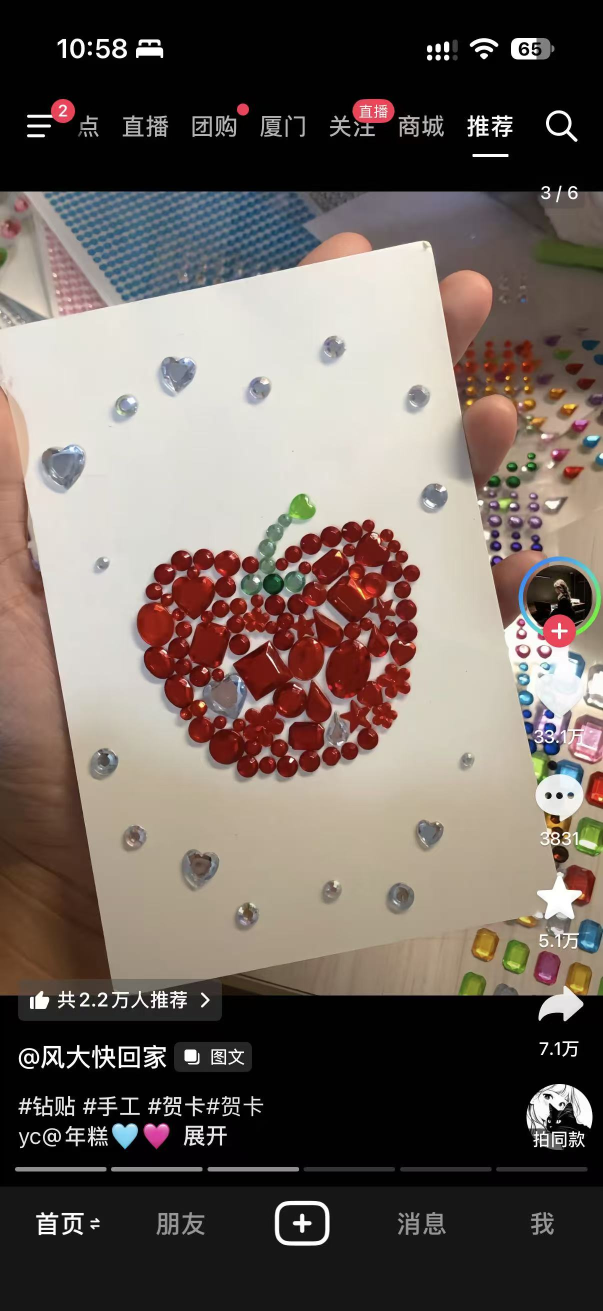
#> input picture 素材库/钻石画作品参考/01-苹果.jpg, 1206 x 2622 px, found by its file name (shown at 1/2 size)
$ python pipeline_ref_to_template.py
#> lines starting #> are read from the running program, lines starting #| are printed output that depends on the picture; after the words box and inside, x2 and y2 are one past the last pixel; in counts of white or black regions, pixels touching at a corner belong together
"""参考图 → 可玩密铺模板 管线
用法: python3 pipeline_ref_to_template.py
规则详见 模板规范-v1.md(A/B/C 三档生成,本脚本为 B/C 档自动部分)
"""
import os, json, math, random
import numpy as np
from PIL import Image, ImageDraw, ImageFilter

CANVAS = 360
TIERS = [("L", 30), ("M", 22), ("S", 15)]
TRIALS = [60000, 40000, 24000]
CAPS = {"L": 26, "M": 34, "S": 44}

def extract_mask(img_path, roi=None, subject=None):
#> called with roi = (0.06, 0.06, 0.94, 0.92), subject = (0.18, 0.12, 0.82, 0.9)
    im = Image.open(img_path).convert("RGB")
#> im is the input picture: PIL image 1206x2622 RGB; mean R, G, B 109.5, 99.1, 92.7
    if roi:
        W0, H0 = im.size
#> W0 = 1206; H0 = 2622
        im = im.crop((int(roi[0]*W0), int(roi[1]*H0), int(roi[2]*W0), int(roi[3]*H0)))
#> im: PIL image 1061x2255 RGB
    a = np.asarray(im).astype(int)
    lum = a.mean(axis=2)
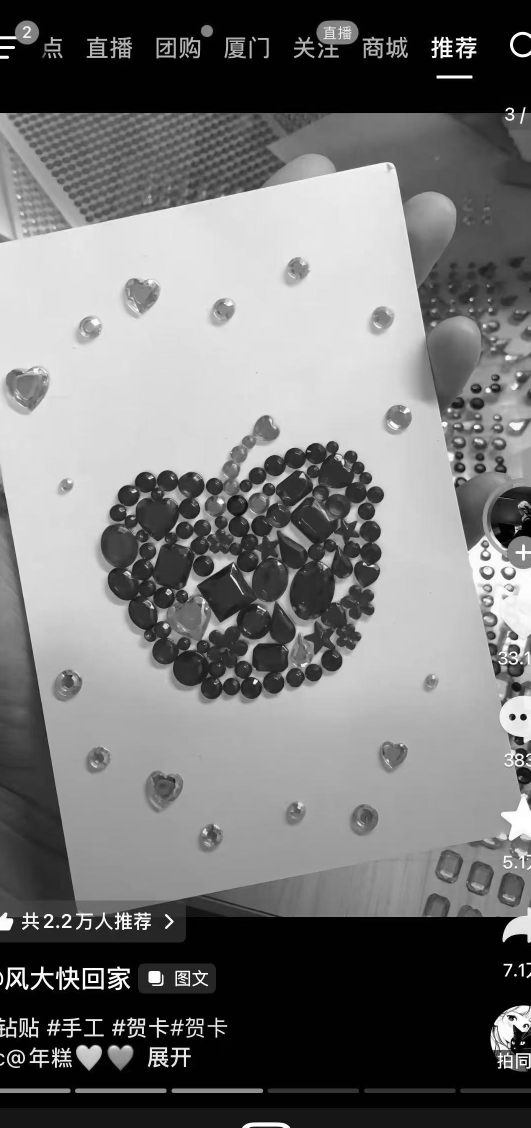
#> lum: shape (2255, 1061) float64 (shown at 1/2 size); min 0, max 255, mean 115.8
    bright = a[lum >= np.percentile(lum, 88)]
    bg = np.median(bright, axis=0)
#> bg = [231, 229, 222]
    dist = np.sqrt(((a-bg)**2).sum(axis=2))
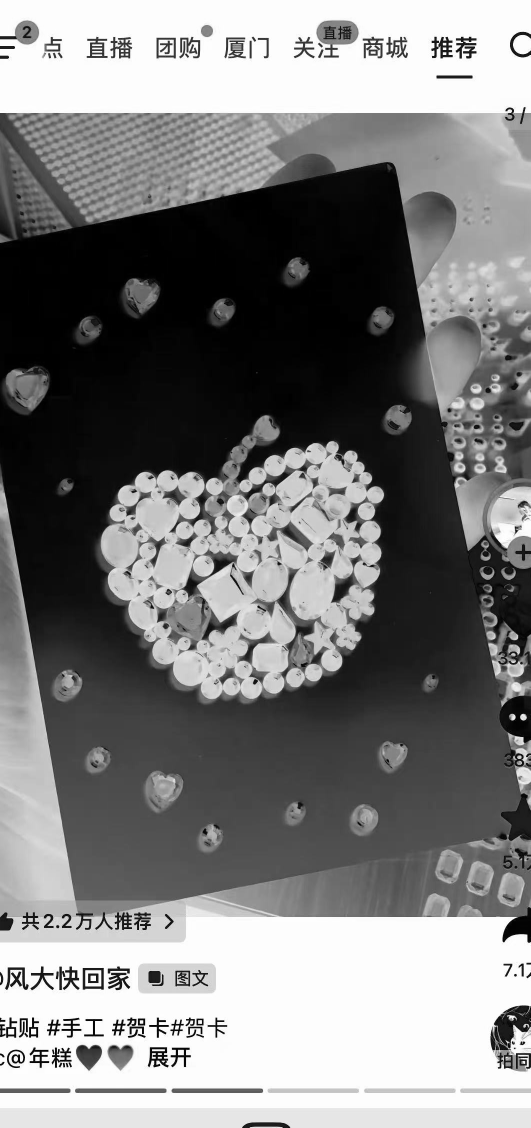
#> dist: shape (2255, 1061) float64 (shown at 1/2 size); min 1, max 393.8, mean 196.3; drawn with min black and max white
    mask = dist > 55
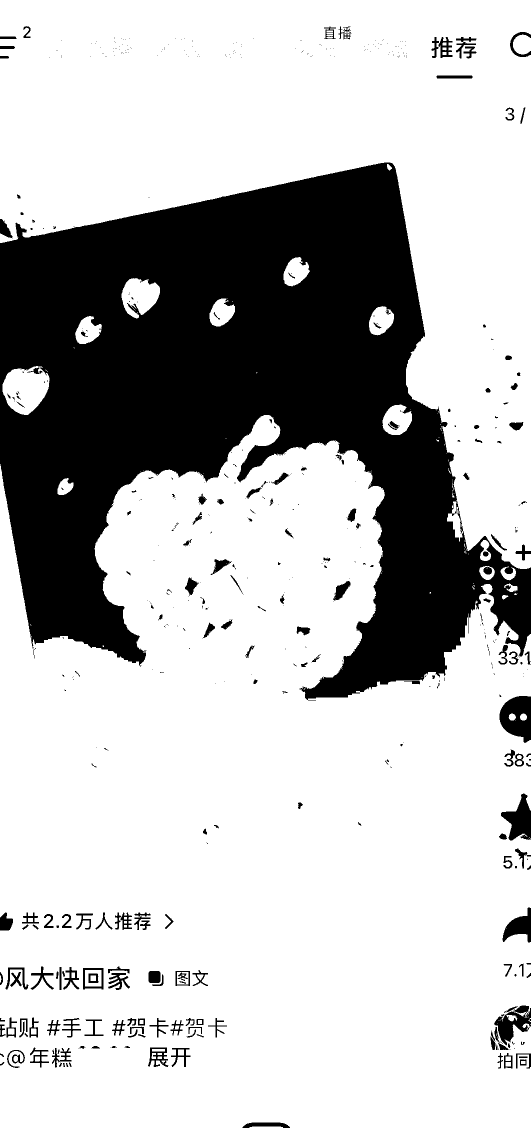
#> mask: shape (2255, 1061) bool (shown at 1/2 size); 73.9% white; 547 black regions (342 under 20 px), largest, box (x1, y1, x2, y2) and area: (0, 325, 1061, 1401) 579260, (999, 1392, 1061, 1486) 4063, (1002, 1587, 1061, 1681) 3019
    m = Image.fromarray((mask*255).astype(np.uint8)).resize((CANVAS, CANVAS))
    m2 = m.filter(ImageFilter.MaxFilter(15)).filter(ImageFilter.MinFilter(15))
    m3 = m2.filter(ImageFilter.GaussianBlur(1.5))
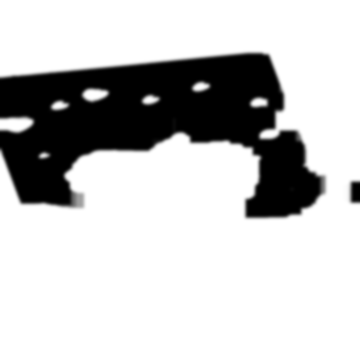
#> m3: PIL image 360x360 L; min 0, max 255, mean 196.6
    mask360 = np.asarray(m3) > 105
#> mask360: shape (360, 360) bool; 77.5% white; 2 black regions, box (x1, y1, x2, y2) and area: (0, 53, 323, 217) 28983, (351, 182, 360, 202) 176
    if subject:
        sx0, sy0, sx1, sy1 = [int(v*CANVAS) for v in subject]
        box = np.zeros_like(mask360)
        box[sy0:sy1, sx0:sx1] = True
        mask360 = mask360 & box
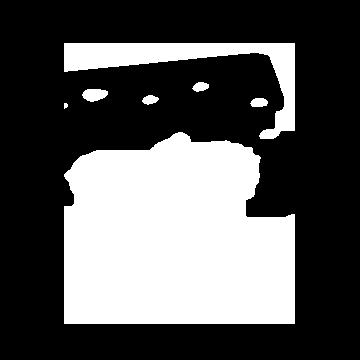
#> mask360: shape (360, 360) bool; 34.1% white; 7 white regions (1 under 20 px), largest, box (x1, y1, x2, y2) and area: (64, 132, 295, 324) 37918, (64, 43, 295, 139) 5674, (82, 89, 108, 102) 253, (250, 98, 268, 107) 132, (192, 82, 209, 92) 120, (142, 95, 159, 105) 115
    return mask360

def ok_spot(mask, x, y, r):
    if x-r < 2 or y-r < 2 or x+r >= CANVAS-2 or y+r >= CANVAS-2: return False
    for k in range(12):
        ang = k * math.pi / 6
        px, py = int(x + r*math.cos(ang)), int(y + r*math.sin(ang))
        if not mask[py, px]: return False
    return True

def pack(mask):
    spots = []
    for (tier, r), trials in zip(TIERS, TRIALS):
        placed = 0
        for _ in range(trials):
            x = random.uniform(r, CANVAS-r); y = random.uniform(r, CANVAS-r)
            if not mask[int(y), int(x)]: continue
            if not ok_spot(mask, x, y, r): continue
            good = True
            for s in spots:
                if math.hypot(s["x"]-x, s["y"]-y) < s["r"] + r - 3: good = False; break
            if good:
                spots.append({"x": round(x,1), "y": round(y,1), "r": r, "tier": tier}); placed += 1
            if placed >= CAPS[tier]: break
    return spots

def relax(mask, spots, iters=2):
#> called with iters = 2
    for _ in range(iters):
        for i, s in enumerate(spots):
            neigh = [o for j,o in enumerate(spots) if j!=i and math.hypot(o["x"]-s["x"], o["y"]-s["y"]) < s["r"]+o["r"]+14]
            if not neigh: continue
            nx = sum(o["x"] for o in neigh)/len(neigh); ny = sum(o["y"] for o in neigh)/len(neigh)
            tx, ty = s["x"]+(nx-s["x"])*0.28, s["y"]+(ny-s["y"])*0.28
            if ok_spot(mask, tx, ty, s["r"]): s["x"], s["y"] = round(tx,1), round(ty,1)
#> after the loop, s = {'x': 214.3, 'y': 280.9, 'r': 15, 'tier': 'S'}
    return spots

def run(ref_path, out_dir, tpl_id, name, color_hint, roi=None, subject=None):
    mask = extract_mask(ref_path, roi, subject)
    spots = relax(mask, pack(mask))
#> spots = 14 items
    by = {}
    for s in spots: by[s["tier"]] = by.get(s["tier"], 0)+1
#> this loop made 14 passes
#> s on passes 1 to 12: {'x': 176.5, 'y': 205, 'r': 30, 'tier': 'L'}, {'x': 121.2, 'y': 256, 'r': 30, 'tier': 'L'}, {'x': 172, 'y': 278.6, 'r': 30, 'tier': 'L'}, {'x': 243.4, 'y': 277.6, 'r': 30, 'tier': 'L'}, {'x': 222.2, 'y': 244.3, 'r': 30, 'tier': 'L'}, {'x': 127, 'y': 198.1, 'r': 30, 'tier': 'L'}, {'x': 228.3, 'y': 178.4, 'r': 30, 'tier': 'L'}, {'x': 105.7, 'y': 287.7, 'r': 22, 'tier': 'M'}, {'x': 102.6, 'y': 220.5, 'r': 15, 'tier': 'S'}, {'x': 132.1, 'y': 288.9, 'r': 15, 'tier': 'S'}, {'x': 160.1, 'y': 179.4, 'r': 15, 'tier': 'S'}, {'x': 253.6, 'y': 243.8, 'r': 15, 'tier': 'S'}
#> after the loop, by = {'L': 7, 'M': 1, 'S': 6}
    tpl = {"id": tpl_id, "name": name, "canvas": CANVAS, "colorHint": color_hint,
           "source": os.path.basename(ref_path), "spots": spots,
           "counts": by, "total": len(spots)}
    os.makedirs(out_dir, exist_ok=True)
    with open(os.path.join(out_dir, tpl_id + ".json"), "w") as f:
        json.dump(tpl, f, ensure_ascii=False, indent=1)
    im = Image.open(ref_path).convert("RGB")
    if roi:
        W0, H0 = im.size
#> W0 = 1206; H0 = 2622
        im = im.crop((int(roi[0]*W0), int(roi[1]*H0), int(roi[2]*W0), int(roi[3]*H0)))
    im = im.resize((CANVAS, CANVAS))
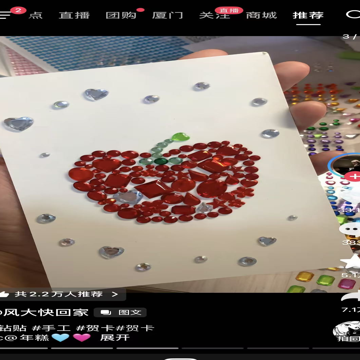
#> im: PIL image 360x360 RGB; mean R, G, B 126, 114.3, 107.3
    dr = ImageDraw.Draw(im)
    for s in spots:
        col = (180,120,235) if s["tier"]=="L" else (240,130,190) if s["tier"]=="M" else (120,200,240)
        dr.ellipse([s["x"]-s["r"], s["y"]-s["r"], s["x"]+s["r"], s["y"]+s["r"]], outline=col, width=2)
#> this loop made 14 passes
#> (s, col) on passes 1 to 10: ({'x': 176.5, 'y': 205, 'r': 30, 'tier': 'L'}, (180, 120, 235)), ({'x': 121.2, 'y': 256, 'r': 30, 'tier': 'L'}, (180, 120, 235)), ({'x': 172, 'y': 278.6, 'r': 30, 'tier': 'L'}, (180, 120, 235)), ({'x': 243.4, 'y': 277.6, 'r': 30, 'tier': 'L'}, (180, 120, 235)), ({'x': 222.2, 'y': 244.3, 'r': 30, 'tier': 'L'}, (180, 120, 235)), ({'x': 127, 'y': 198.1, 'r': 30, 'tier': 'L'}, (180, 120, 235)), ({'x': 228.3, 'y': 178.4, 'r': 30, 'tier': 'L'}, (180, 120, 235)), ({'x': 105.7, 'y': 287.7, 'r': 22, 'tier': 'M'}, (240, 130, 190)), ({'x': 102.6, 'y': 220.5, 'r': 15, 'tier': 'S'}, (120, 200, 240)), ({'x': 132.1, 'y': 288.9, 'r': 15, 'tier': 'S'}, (120, 200, 240))
    im.save(os.path.join(out_dir, tpl_id + "-preview.png"))
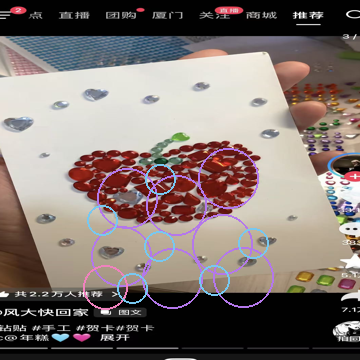
#> saved as apple-preview.png: PIL image 360x360 RGB; mean R, G, B 126.7, 115.1, 110.9
    return tpl

if __name__ == "__main__":
    ref_dir = "/Users/xiaoaijiang/Desktop/Cursor/小游戏/钻石拼贴/素材库/钻石画作品参考"
    out = "/Users/xiaoaijiang/Desktop/Cursor/小游戏/钻石拼贴/templates"
    jobs = [
        ("01-苹果.jpg", "apple", "apple", "red", (0.06,0.06,0.94,0.92), (0.18,0.12,0.82,0.90)),
        ("11-雨伞雨滴.jpg", "umbrella", "umbrella", "blue", (0.04,0.06,0.96,0.86), (0.12,0.10,0.88,0.95)),
        ("12-海豚.jpg", "dolphin", "dolphin", "blue", (0.10,0.10,0.80,0.70), (0.15,0.15,0.85,0.95)),
        ("10-薄荷冰淇淋.jpg", "icecream", "ice cream", "blue", (0.06,0.06,0.94,0.90), (0.15,0.10,0.85,0.95)),
        ("07-四叶草.jpg", "clover", "clover", "green", (0.08,0.11,0.62,0.72), (0.10,0.14,0.95,0.98)),
        ("13-爆米花桶.jpg", "popcorn", "pop corn", "red", (0.10,0.10,0.90,0.80), (0.12,0.10,0.90,0.98)),
    ]
    for ref, tid, nm, hint, roi, subj in jobs:
        r = run(os.path.join(ref_dir, ref), out, tid, nm, hint, roi=roi, subject=subj)
        print(tid, "spots:", r["total"], r["counts"])
#| apple spots: 14 {'L': 7, 'M': 1, 'S': 6}
#> pass 2 of the loop `for ref, tid, nm, hint, roi, subj in jobs:`:
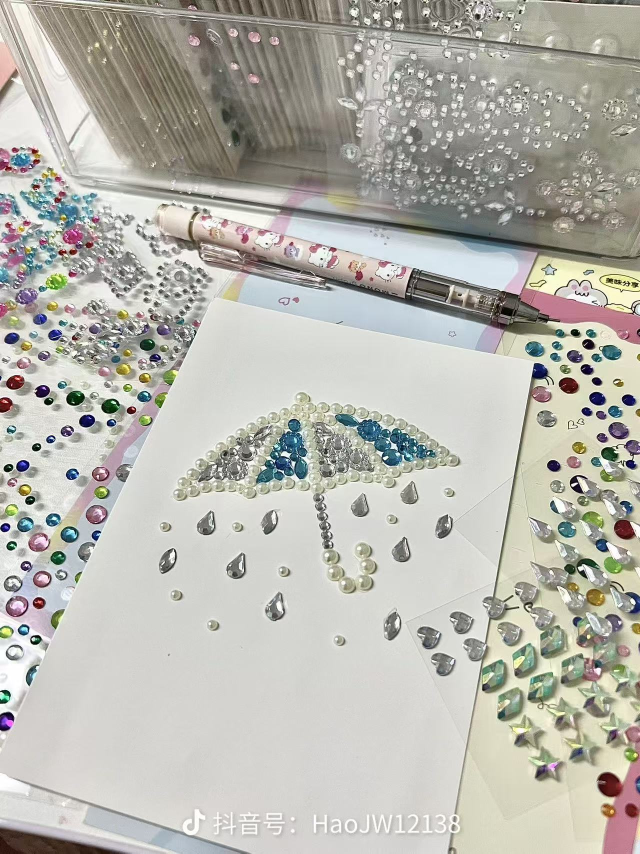
#> input picture 素材库/钻石画作品参考/11-雨伞雨滴.jpg, 1280 x 1707 px, found by its file name (shown at 1/2 size)
#> in extract_mask, im is the input picture: PIL image 1280x1707 RGB; mean R, G, B 183.4, 182.3, 174.5
#> a: shape (1366, 1177, 3) int64
#> lum: shape (1366, 1177) float64
#> bg = [233, 233, 228]
#> dist: shape (1366, 1177) float64
#> in extract_mask (call 2), `mask = dist > 55`:
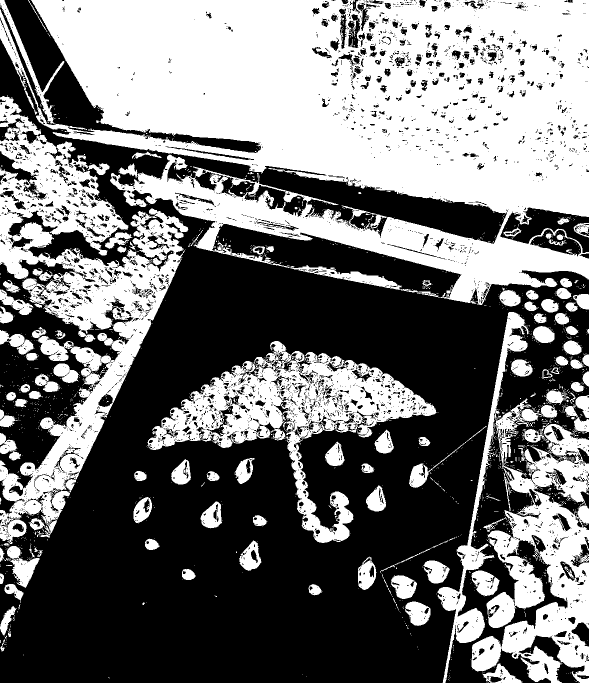
#> mask: shape (1366, 1177) bool (shown at 1/2 size); 45.6% white; 1936 white regions (1801 under 20 px), largest, box (x1, y1, x2, y2) and area: (0, 0, 1177, 610) 426910, (0, 190, 377, 1088) 106101, (875, 624, 1177, 1366) 76512
#> spots = 19 items
#> the loop in run (call 2), `for s in spots: by[s["tier"]] = by.get(s["tier"], 0)+1` made 19 passes
#> s on passes 1 to 8: {'x': 276.7, 'y': 124.7, 'r': 30, 'tier': 'L'}, {'x': 107.2, 'y': 98.5, 'r': 30, 'tier': 'L'}, {'x': 181.1, 'y': 96.4, 'r': 30, 'tier': 'L'}, {'x': 236.9, 'y': 86.3, 'r': 30, 'tier': 'L'}, {'x': 206, 'y': 221.3, 'r': 30, 'tier': 'L'}, {'x': 136.6, 'y': 71.9, 'r': 22, 'tier': 'M'}, {'x': 71.8, 'y': 138.3, 'r': 22, 'tier': 'M'}, {'x': 274.8, 'y': 83.8, 'r': 22, 'tier': 'M'}
#> after the loop in run (call 2), `for s in spots: by[s["tier"]] = by.get(s["tier"], 0)+1`: by = {'L': 5, 'M': 7, 'S': 7}
#> the loop in run (call 2), `for s in spots:` made 19 passes
#> (s, col) on passes 1 to 6: ({'x': 276.7, 'y': 124.7, 'r': 30, 'tier': 'L'}, (180, 120, 235)), ({'x': 107.2, 'y': 98.5, 'r': 30, 'tier': 'L'}, (180, 120, 235)), ({'x': 181.1, 'y': 96.4, 'r': 30, 'tier': 'L'}, (180, 120, 235)), ({'x': 236.9, 'y': 86.3, 'r': 30, 'tier': 'L'}, (180, 120, 235)), ({'x': 206, 'y': 221.3, 'r': 30, 'tier': 'L'}, (180, 120, 235)), ({'x': 136.6, 'y': 71.9, 'r': 22, 'tier': 'M'}, (240, 130, 190))
#> in run (call 2), `im.save(os.path.join(out_dir, tpl_id + "-preview.png"))`:
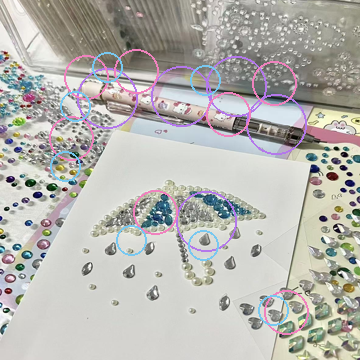
#> saved as umbrella-preview.png: PIL image 360x360 RGB; mean R, G, B 182.5, 181.1, 176.5
#| umbrella spots: 19 {'L': 5, 'M': 7, 'S': 7}
#> pass 3 of the loop `for ref, tid, nm, hint, roi, subj in jobs:`:
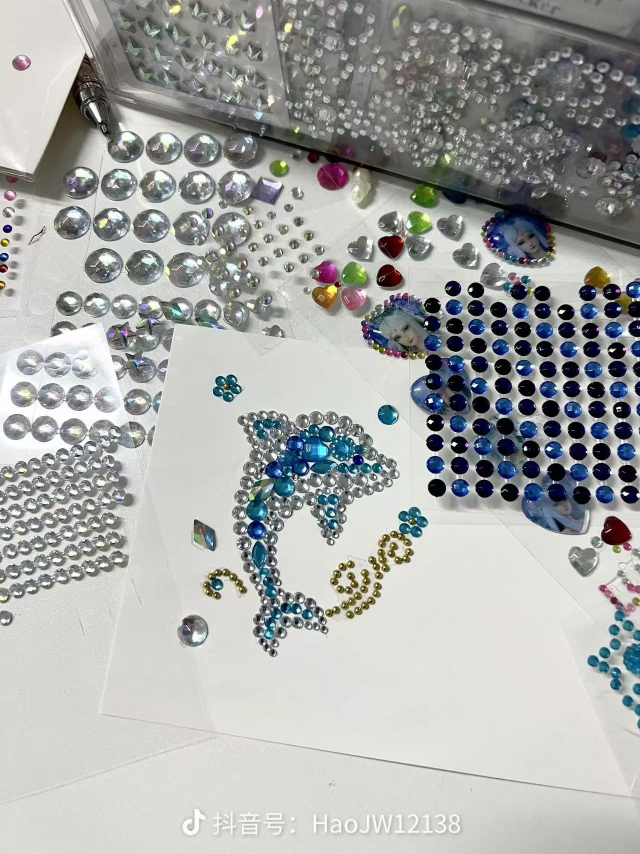
#> input picture 素材库/钻石画作品参考/12-海豚.jpg, 1280 x 1707 px, found by its file name (shown at 1/2 size)
#> in extract_mask, im is the input picture: PIL image 1280x1707 RGB; mean R, G, B 167.3, 169, 167
#> a: shape (1024, 896, 3) int64
#> lum: shape (1024, 896) float64
#> bg = [228, 230, 226]
#> dist: shape (1024, 896) float64
#> in extract_mask (call 3), `mask = dist > 55`:
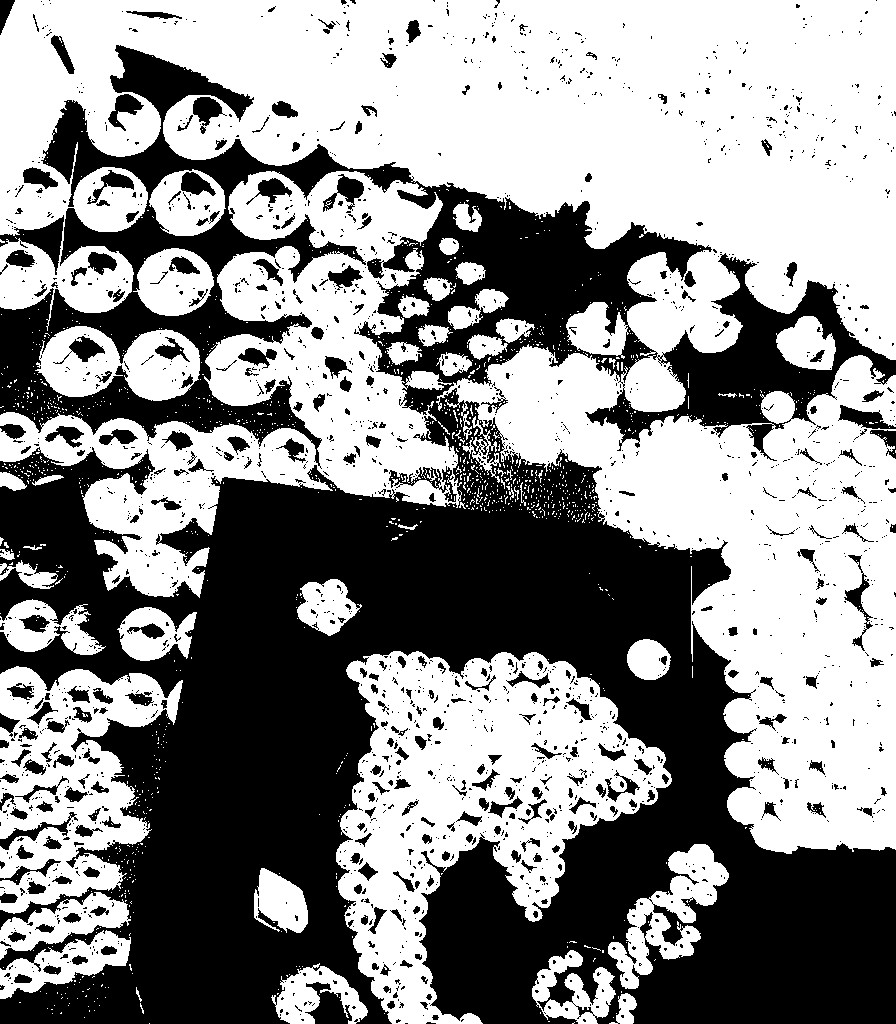
#> mask: shape (1024, 896) bool; 55.4% white; 1981 black regions (1644 under 20 px), largest, box (x1, y1, x2, y2) and area: (0, 45, 896, 1024) 366831, (0, 215, 64, 275) 1228, (305, 982, 352, 1024) 1076
#> spots = 15 items
#> the loop in run (call 3), `for s in spots: by[s["tier"]] = by.get(s["tier"], 0)+1` made 15 passes
#> s on passes 1 to 8: {'x': 135.5, 'y': 108, 'r': 30, 'tier': 'L'}, {'x': 172.2, 'y': 135.9, 'r': 30, 'tier': 'L'}, {'x': 260.9, 'y': 142.4, 'r': 30, 'tier': 'L'}, {'x': 199, 'y': 270.8, 'r': 30, 'tier': 'L'}, {'x': 96.3, 'y': 134.4, 'r': 30, 'tier': 'L'}, {'x': 157.8, 'y': 299.9, 'r': 22, 'tier': 'M'}, {'x': 99.8, 'y': 103.7, 'r': 22, 'tier': 'M'}, {'x': 277, 'y': 100.1, 'r': 22, 'tier': 'M'}
#> after the loop in run (call 3), `for s in spots: by[s["tier"]] = by.get(s["tier"], 0)+1`: by = {'L': 5, 'M': 4, 'S': 6}
#> the loop in run (call 3), `for s in spots:` made 15 passes
#> (s, col) on passes 1 to 6: ({'x': 135.5, 'y': 108, 'r': 30, 'tier': 'L'}, (180, 120, 235)), ({'x': 172.2, 'y': 135.9, 'r': 30, 'tier': 'L'}, (180, 120, 235)), ({'x': 260.9, 'y': 142.4, 'r': 30, 'tier': 'L'}, (180, 120, 235)), ({'x': 199, 'y': 270.8, 'r': 30, 'tier': 'L'}, (180, 120, 235)), ({'x': 96.3, 'y': 134.4, 'r': 30, 'tier': 'L'}, (180, 120, 235)), ({'x': 157.8, 'y': 299.9, 'r': 22, 'tier': 'M'}, (240, 130, 190))
#> in run (call 3), `im.save(os.path.join(out_dir, tpl_id + "-preview.png"))`:
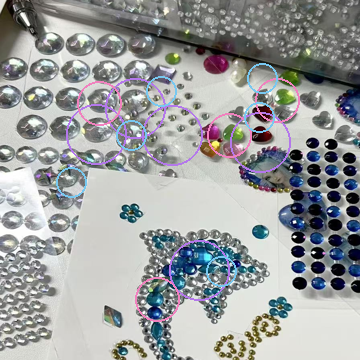
#> saved as dolphin-preview.png: PIL image 360x360 RGB; mean R, G, B 156.4, 158.7, 159.1
#| dolphin spots: 15 {'L': 5, 'M': 4, 'S': 6}
#> the loop made 6 passes; the first 3 are shown
